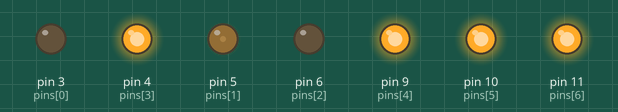
Recording of a sketch running on a simulated Arduino Uno, built with avr-gcc and run on an emulated ATmega328P. On the bench: output pins drawn as LEDs (lit = HIGH). Random numbers use the default seed unless the sketch sets one.

Above: at 0.16 s.
At 8.29 s:
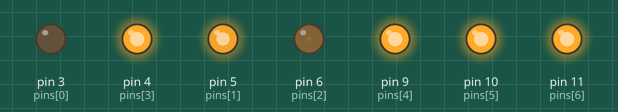
At 13.31 s:
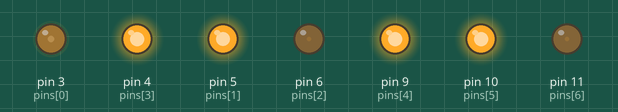
At 18.03 s:
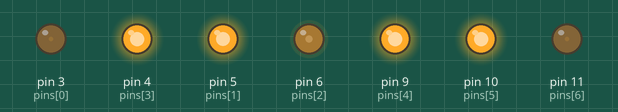
At 25.84 s:
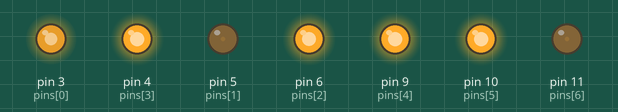
At 36.19 s:
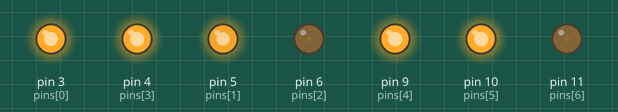
Timing chart, 0 to 40.0 s (numbered marks = the images above):
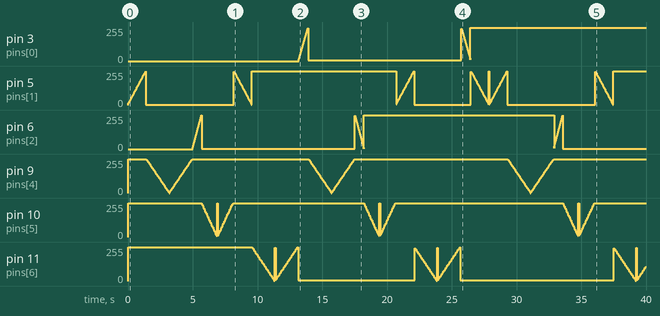

The sketch:

ledStripStringContrV6.ino
```cpp
/*
   Change log
   removed print methods and some fine tuning
   switching to RPi soon
   changed pinDelay to generate random delays for fading
   changed pinFadevalue to random for fade level
   added a catch to prevent values lower than 0 or higher than 255
*/
/* current version is funtional as of
    658 10/10/19
*/
// LED pins, pinVALUE, pinFADEvalue
// green 3 1,blue 4 0,red 2 3,power 5 4
int pins[7] = {3, 5, 6, 4, 9, 10, 11};
int ground = 12;
int pinV[7] = {0, 0, 0, 255, 255, 255, 255};
int pinFV[7] = {random(2, 15), random(2, 15), random(2, 15), random(2, 15), random(2, 15), random(2, 15), random(2, 15)};
int pinDelay[7] = {random(10, 60), random(10, 60), random(10, 60), random(10, 60), random(20, 70), random(20, 70), random(20, 70)};

void setup() {
  // declare pin 2-5 and 11-13 to be an output:
  //LEDstrip
  pinMode(pins[0], OUTPUT);
  pinMode(pins[1], OUTPUT);
  pinMode(pins[2], OUTPUT);
  pinMode(pins[3], OUTPUT);//power pin LED
  pinMode(pins[4], OUTPUT);
  pinMode(pins[5], OUTPUT);
  pinMode(pins[6], OUTPUT);


  //provide power to led strip
  analogWrite(pins[3], 255);
  analogWrite(pins[4], 255);
  analogWrite(pins[5], 255);
  analogWrite(pins[6], 255);
}

void pinFader(int pin, int value) {

  if (pinV[pin] < value) {
    do {
      pinV[pin] = pinV[pin] + pinFV[pin];
      analogWrite(pins[pin], pinV[pin]);
      if (pinV[pin] > 255) {
        pinV[pin] = 255;
      }
      delay(pinDelay[pin]);
    } while (pinV[pin] < value);
  }
  if (pinV[pin] > value) {
    do {
      pinV[pin] = pinV[pin] - pinFV[pin];
      analogWrite(pins[pin], pinV[pin]);
      if (pinV[pin] < 0 ) {
        pinV[pin] = 0;
      }
      delay(pinDelay[pin]);
    } while (pinV[pin] > value);
  }
}
void printP() {
  Serial.print(pinV[2]);
  Serial.print(" ");
  Serial.println(pinV[1]);
  Serial.print(" ");
  Serial.print(pinV[0]);
  Serial.print(" ");
  Serial.print(pinV[3]);
  Serial.print(" ");
  Serial.print(pinV[4]);
  Serial.print(" ");
  Serial.print(pinV[5]);
  Serial.print(" ");
  Serial.print(pinV[6]);
  Serial.print(" ");

}

void loop() {
  // set the brightness of pin 9 led string and change the strip color:
  //green 2-1, blue 3-0, red 4-2, power 5-3
  //Village LEDS on 13-4, 12-5, 11-6
  pinFader(1, 255); //no green
  pinFader(4, 0);
  pinFader(4, 255);
  pinFader(2, 255); //no red
  pinFader(5, 0);
  pinFader(5, 255);
  pinFader(1, 0); //green on
  pinFader(6, 0);
  pinFader(6, 255);
  pinFader(0, 255); //no blue
  pinFader(4, 0);
  pinFader(4, 255);
  pinFader(2, 0);   //red on
  pinFader(5, 0);
  pinFader(5, 255);
  pinFader(1, 255); //no green
  pinFader(6, 0);
  pinFader(6, 255);
  pinFader(0, 0);   //blue on
  pinFader(1, 0);   //green
}
```
